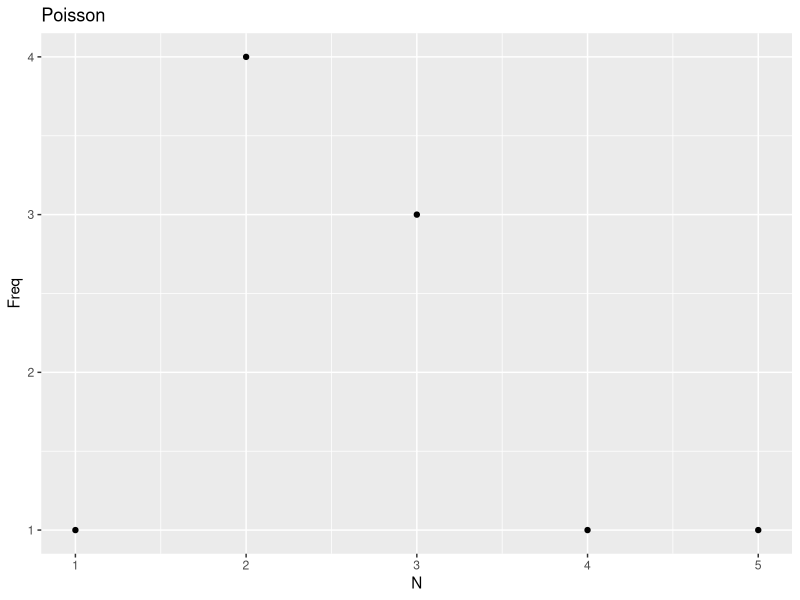
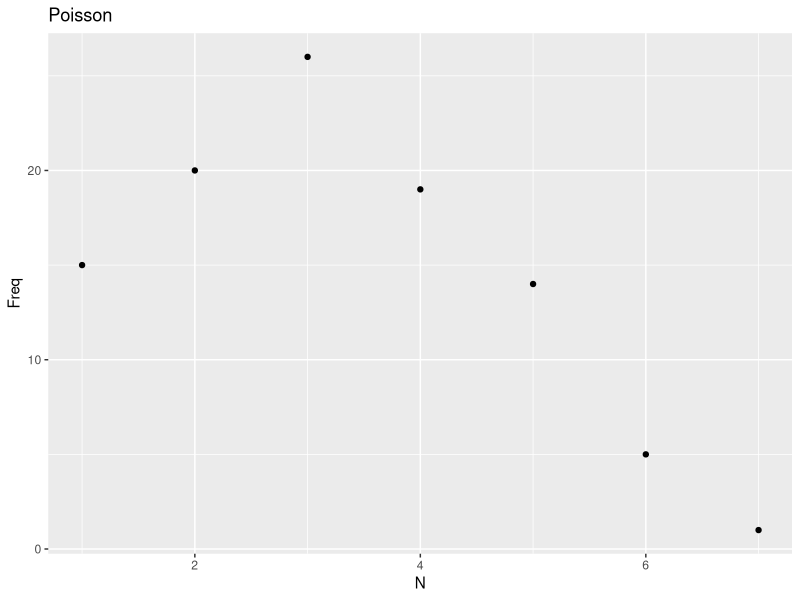
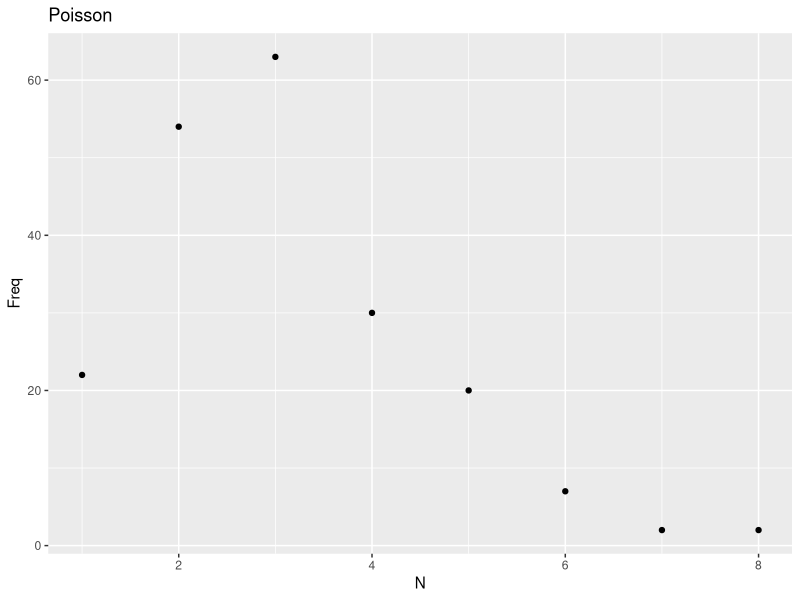
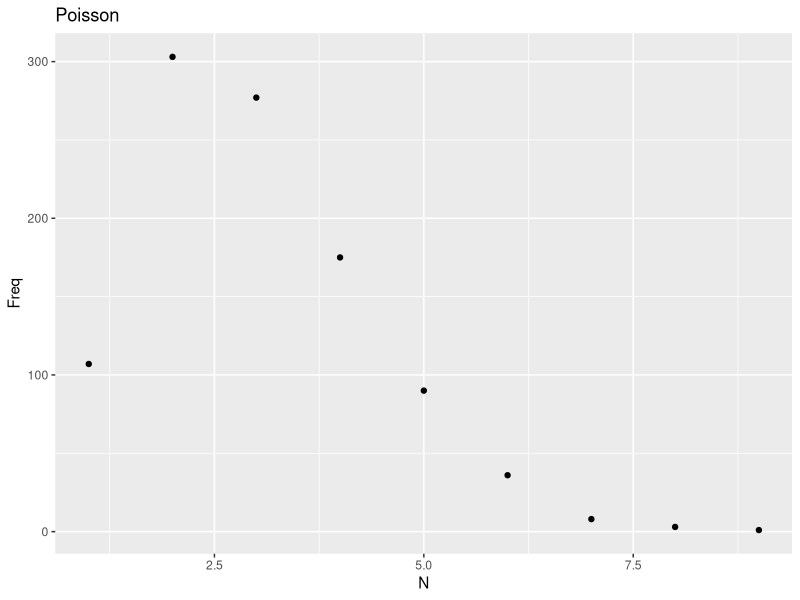
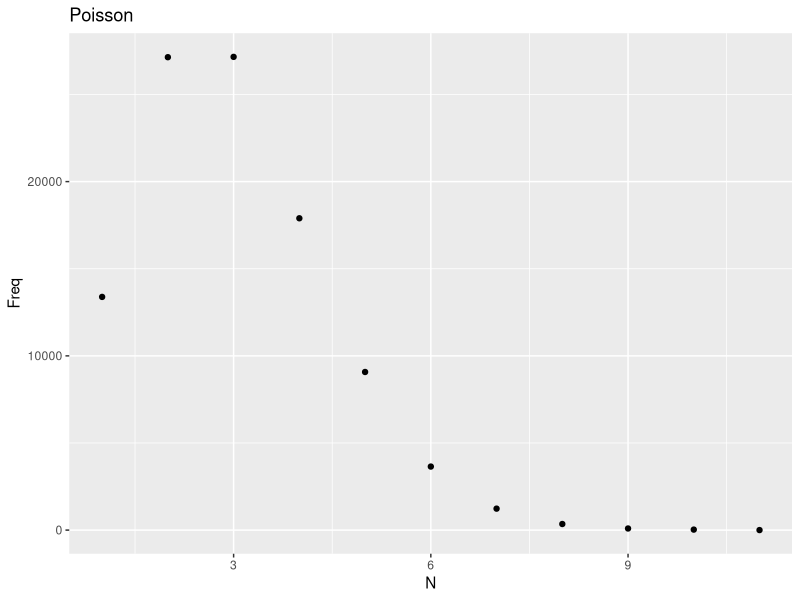
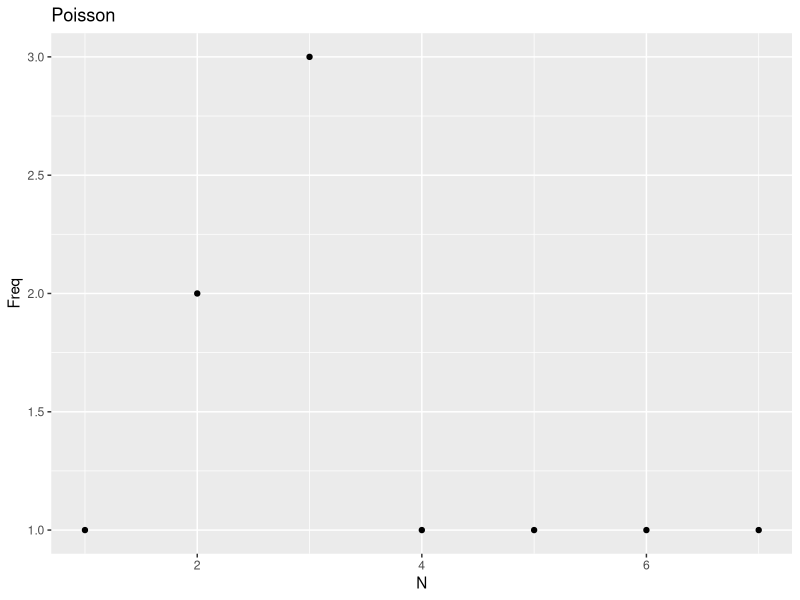
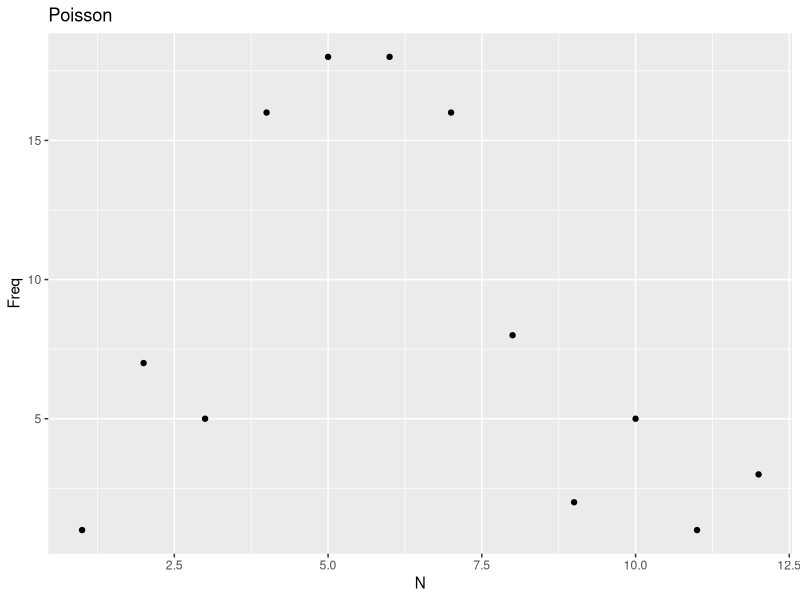
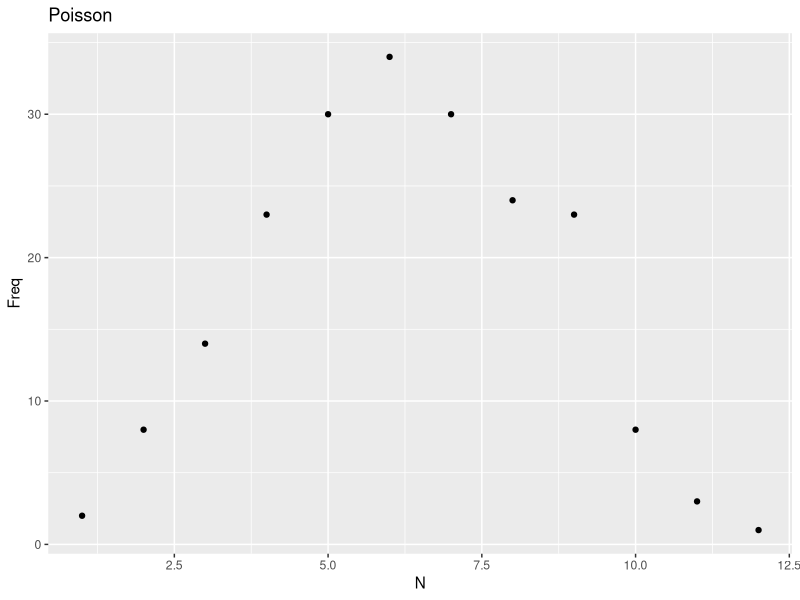

The R script that drew these images, in order:
#EXERCISE 2
library(ggplot2)

#generator function
generator <- function(n,lambda){
  S <- as.data.frame(rep(0,n))
  names(S)[1] <- "sample"

  for(i in 1:n){
    P <- 1; N <- 0
    while (1) {
      U <- runif(1)
      P <- P*U
      N <- N+1
      if(P<exp(-lambda)){
        S$sample[i] <- N-1
        break
      }
    }
  }
return(S)
}

#plots and chi sq test
Allplots <- function(Plots){
  comparison <- as.data.frame(table(Plots))
  comparison$Plots <- as.numeric(comparison$Plots)
  comparison$Expectedf <- dpois(comparison$Plots,lambda)*sum(comparison$Freq)
    
  ggobj <- ggplot(comparison) + 
  geom_point(aes(Plots,Freq)) +
  ggtitle("Poisson")+
  labs(x = "N")
  print(ggobj)
  print(chisq.test(comparison$Freq,comparison$Expectedf)$p.value)
}


set.seed(3110)
#lambda poisson
lambda <- c(2,5,10)
#number of samples
n <- c(10,100,200,1000,100000)

AllSamples <- sapply(n,generator,lambda[1])
sapply(AllSamples,Allplots)

AllSamples <- sapply(n,generator,lambda[2])
sapply(AllSamples,Allplots)

AllSamples <- sapply(n,generator,lambda[3])
sapply(AllSamples,Allplots)


#plots Poisson with different lambda
grid <- 0:25
DfPoisson <- as.data.frame(grid)
DfPoisson$two <- dpois(lambda[1],grid)
DfPoisson$five <- dpois(lambda[2],grid)
DfPoisson$ten <- dpois(lambda[3],grid)

#Poisson lambda 2
ggplot(DfPoisson,aes(grid,two))  + geom_point(col = "brown")+ ggtitle("Poisson lambda = 2") + 
  labs(x= "x",y= "y") + geom_line()
#Poisson lambda 5
ggplot(DfPoisson,aes(grid,five))  + geom_point(col = "brown")+ ggtitle("Poisson lambda = 5") + 
  labs(x= "x",y= "y") + geom_line()
#Poisson lambda 10
ggplot(DfPoisson,aes(grid,ten))  + geom_point(col = "brown")+ ggtitle("Poisson lambda = 10") + 
  labs(x= "x",y= "y") + geom_line()


